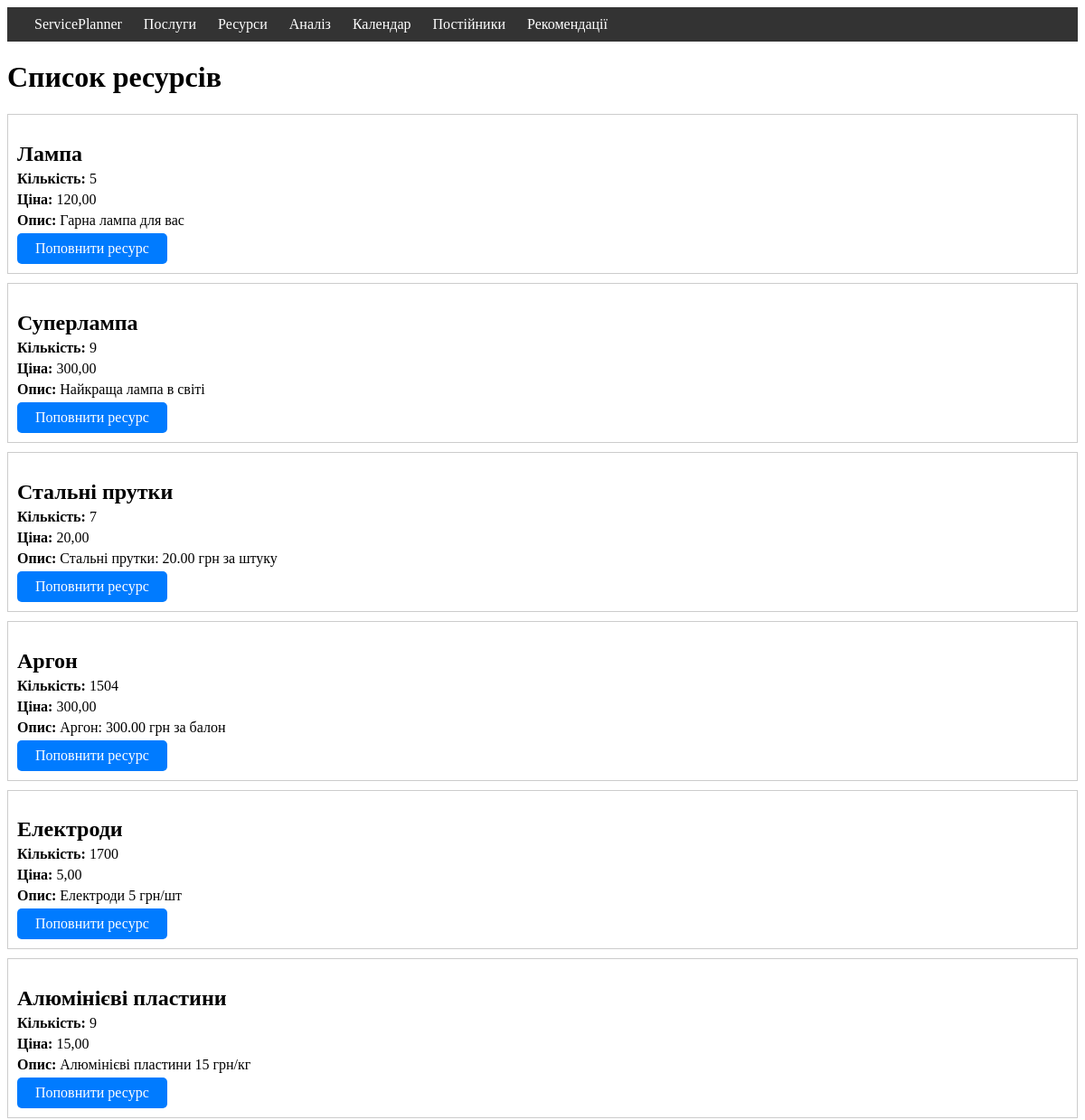
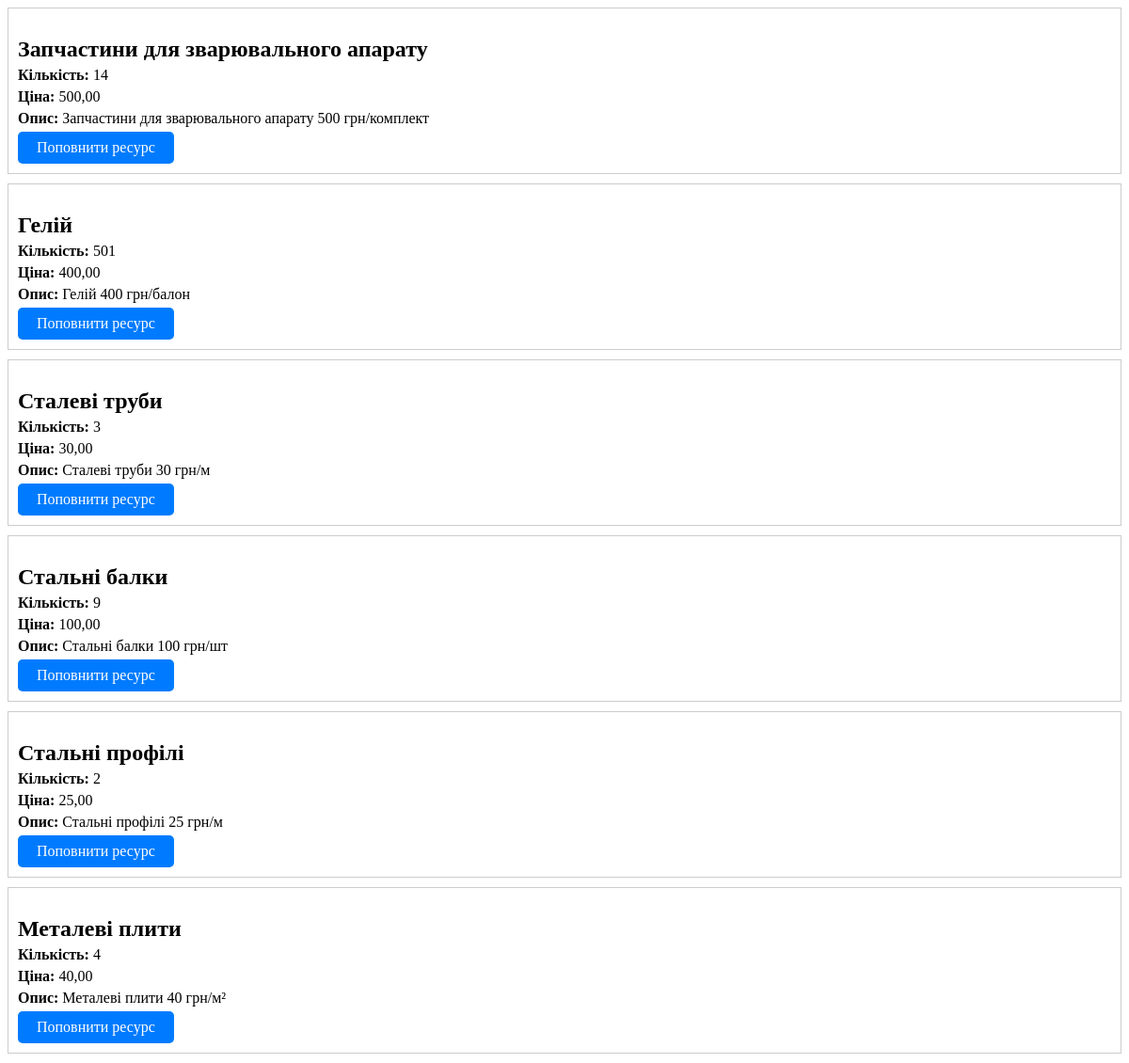
Page /resources/ on the committed database (2 pictures, top to bottom).
### ServicePlanner/models.py (models this page shows, shortened)
class Resource(models.Model):
    name = models.CharField(max_length=100)
    quantity = models.IntegerField()
    unit_price = models.DecimalField(max_digits=10, decimal_places=2)
    description = models.TextField()

### ServicePlanner/views.py (the view)
# urls.py: path('resources/', resource_storage, name='resource_storage'),
def resource_storage(request):
    resources = Resource.objects.all()
    return render(request, 'ServicePlanner/resource_storage.html', {'resources': resources})

### ServicePlanner/context_processors.py (called while the page is built)
def current_date(request):
    my_current_date = datetime.now().date()
    day_of_week = format_datetime(my_current_date, 'EEEE', locale='uk_UA')
    date_string = my_current_date.strftime('%Y-%m-%d')
    return {
        'my_current_date': my_current_date,
        'day_of_week': day_of_week,
        'date_string': date_string
    }

def display_notifications(request):
    notifications = Notification.objects.all().order_by('-created_at')
    return {'notifications': notifications}

### templates/ServicePlanner/resource_storage.html (shortened to what this page needs)
{% extends 'ServicePlanner/base.html' %}
{% block content %}
<!DOCTYPE html>
<html lang="en">
<head>
</head>
<body>
    <h1>Список ресурсів</h1>
    {% for resource in resources %}
    <div class="resource">
        <h2>{{ resource.name }}</h2>
        <p><strong>Кількість:</strong> {{ resource.quantity }}</p>
        <p><strong>Ціна:</strong> {{ resource.unit_price }}</p>
        <p><strong>Опис:</strong> {{ resource.description }}</p>
        <a href="{% url 'replenish_resource' resource.id %}" class="replenish-btn">Поповнити ресурс</a>
    </div>
    {% endfor %}
{% endblock %}

### templates/ServicePlanner/resource_storage.html (style rules this page uses)
.resource { border: 1px solid #ccc; padding: 10px; margin-bottom: 10px; position: relative; }
.resource h2 { margin-bottom: 5px; }
.resource p { margin: 5px 0; }
.replenish-btn { display: inline-block; padding: 8px 20px; background-color: #007bff; color: #fff; text-decoration: none; border: none; border-radius: 5px; cursor: pointer; transition: background-color 0.3s ease; }

### rows in the picture
Resource: name "Лампа", quantity "5", unit_price "120,00", description "Гарна лампа для вас"
Resource: name "Суперлампа", quantity "9", unit_price "300,00", description "Найкраща лампа в світі"
Resource: name "Стальні прутки", quantity "7", unit_price "20,00", description "Стальні прутки: 20.00 грн за штуку"
Resource: name "Аргон", quantity "1504", unit_price "300,00", description "Аргон: 300.00 грн за балон"
Resource: name "Електроди", quantity "1700", unit_price "5,00", description "Електроди 5 грн/шт"
Resource: name "Алюмінієві пластини", quantity "9", unit_price "15,00", description "Алюмінієві пластини 15 грн/кг"
Resource: name "Запчастини для зварювального апарату", quantity "14", unit_price "500,00", description "Запчастини для зварювального апарату 500 грн/комплект"
Resource: name "Гелій", quantity "501", unit_price "400,00", description "Гелій 400 грн/балон"
Resource: name "Сталеві труби", quantity "3", unit_price "30,00", description "Сталеві труби 30 грн/м"
Resource: name "Стальні балки", quantity "9", unit_price "100,00", description "Стальні балки 100 грн/шт"
Resource: name "Стальні профілі", quantity "2", unit_price "25,00", description "Стальні профілі 25 грн/м"
Resource: name "Металеві плити", quantity "4", unit_price "40,00", description "Металеві плити 40 грн/м²"
